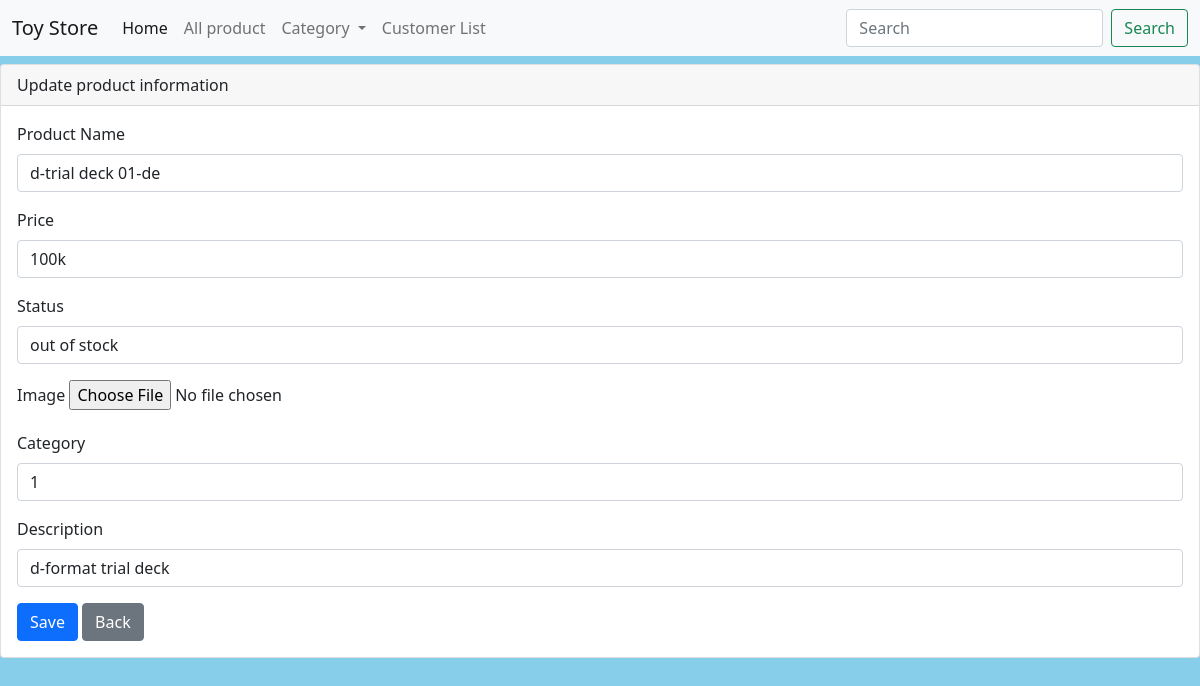
Screenshot of /index.php?page=update&id=1 with the database file from the repository.
### tables this page shows
CREATE TABLE `products` (
  `product_id` int(11) NOT NULL AUTO_INCREMENT,
  `product_name` varchar(100) NOT NULL,
  `price` varchar(20) NOT NULL,
  `status` varchar(50) NOT NULL,
  `description` text DEFAULT NULL,
  `category_id` int(11) NOT NULL,
  `img` varchar(200) DEFAULT NULL,
  `supplier_id` int(11) DEFAULT NULL,
  PRIMARY KEY (`product_id`),
  KEY `category_id` (`category_id`),
  CONSTRAINT `products_ibfk_1` FOREIGN KEY (`category_id`) REFERENCES `category` (`category_id`)
);

### src/Model/ProductModel.php (called while the page is built, shortened)
<?php
class ProductModel
{
    protected $database;
    function __construct()
    {
        $db = new DBConnection();
        $this->database = $db->connect();
    }
    function get($id)
    {
        $sql = 'select * from products where product_id=?';
        $stmt = $this->database->prepare($sql);
        $stmt->bindParam(1, $id);
        $stmt->execute();
        return $stmt->fetch();
    }
}

### src/Model/DBConnection.php (called while the page is built, shortened)
<?php
class DBConnection
{
    protected string $dsn;
    protected string $user;
    protected string $pass;
    function __construct()
    {
        $this->dsn = 'mysql:host=127.0.0.1;dbname=toy_store';
        $this->user = 'admin';
        $this->pass = '123456';
    }
    function connect()
    {
        try {
            return new PDO($this->dsn, $this->user, $this->pass);
        } catch (\PDOException $e) {
            echo $e->getMessage();
            exit();
        }
    }
}

### src/View/product/update.php (the view, shortened to what this page needs)
<div class="col-12 col-md-12 mt-2">
    <div class="card">
        <div class="card-header">
            Update product information
        </div>
        <div class="card-body">
            <div class="col-12">
                <form method="post" action="./index.php?page=update&id=<?php echo $product['product_id']; ?>"
                      enctype="multipart/form-data">
                    <div class="mb-3">
                        <label class="form-label">Product Name</label>
                        <input type="text" name="product_name" value="<?php echo $product['product_name']; ?>"
                               class="form-control">
                    </div>
                    <div class="mb-3">
                        <label class="form-label">Price</label>
                        <input type="text" class="form-control" value="<?php echo $product['price']; ?>"
                               name="price">
                    </div>
                    <div class="mb-3">
                        <label class="form-label">Status</label>
                        <input type="text" class="form-control" value="<?php echo $product['status']; ?>" name="status">
                    </div>
                    <div class="mb-3">
                        <label class="form-label">Image</label>
                        <input type="file" name="img" value="<?php echo $product['img']?>">
                    </div>
                    <div class="mb-3">
                        <label for="" class="form-label">Category</label>
                        <input type="number" name="category_id" class="form-control" value="<?php echo $product['category_id']?>">
                    </div>
                    <div class="mb-3">
                        <label class="form-label">Description</label>
                        <input type="text" class="form-control" value="<?php echo $product['description']; ?>"
                               name="description">
                    </div>
                    <button type="submit" class="btn btn-primary">Save</button>
                    <a type="button" href="index.php?page=product" class="btn btn-secondary">Back</a>
                </form>
            </div>
        </div>
    </div>
</div>

### rows the page displays
products: product_name "d-trial deck 01-de", price "100k", status "out of stock", category_id "1", description "d-format trial deck"
